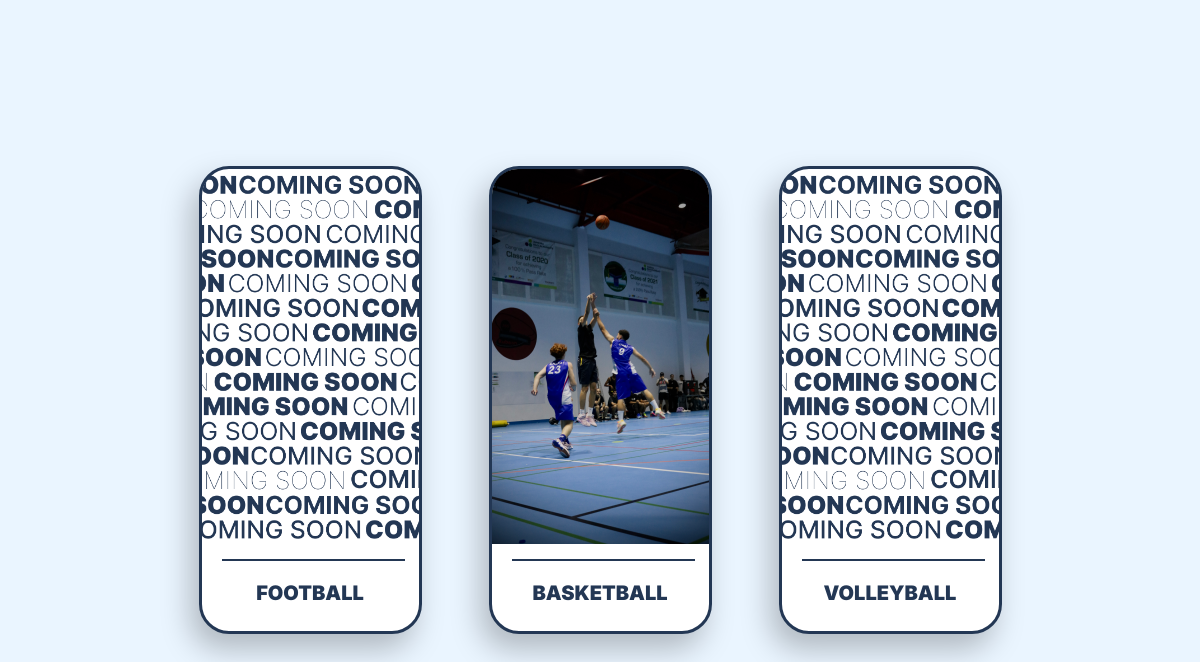
The page / on the database its author committed.
### base/models.py (models this page shows, shortened)
class LandingPage(models.Model):
    image = models.ImageField(
        upload_to='langing_pages_images/', blank=True, null=True)
    title = models.CharField(
        max_length=225)
    route_name = models.CharField(
        max_length=225, default='home', help_text="this route name given url.py. Leave default home if  no route yet given.E.g for basketball the route name is schedule")

### base/views.py (the view)
# urls.py: path('', views.home, name="home"),
def home(request):
    page_data = LandingPage.objects.all()
    return render(request, "base/LandingPage.html", {'title': 'Home', 'page_data': page_data})

### base/templates/base/LandingPage.html (shortened to what this page needs)
{% load static %}
<!DOCTYPE html>
<html lang="en">
    <head>
        <link rel="stylesheet" href="{% static 'CSS/Common.css' %}">
        <link rel="stylesheet" href="{% static 'CSS/LandingPage.css' %}">
    </head>
    <body>
        <div class="row">
            {% for data in page_data %}
            <div class="md-3">
                <div class="{% if data.route_name == 'home' %} title-container  {% else %} active-landing  {%endif%} cursor-pointer"
                    onclick="document.location='{% url data.route_name %}'">
                    <div class="cs">
                        <img src="{{data.image.url}}">
                    </div>
                    <div class="divider1"></div>
                    <p class="smalltext">{{data.title}}</p>
                </div>
            </div>
            {% endfor %}
        </div>
    </body>
</html>

### base/templates/base/favicon.html (shortened to what this page needs)
{% load static %}

### static/CSS/Common.css (style rules this page uses)
body, html { background: #EAF5FF; padding: 0; margin: 0; width: 100%; height: 100%; font-family: 'Inter'; }
body { display: flex; flex-direction: column; min-height: 100%; }
::placeholder { text-transform: capitalize; }
.cursor-pointer { cursor: pointer; }

### static/CSS/LandingPage.css (style rules this page uses)
body, html { background: #EAF5FF; padding: 0; margin: 0; width: 100%; height: 100%; }
.row { display: flex; justify-content: center; align-items: center; flex-wrap: wrap; min-height: 100vh; gap: 40px; }
.md-3 { display: flex; justify-content: center; align-items: center; flex: 0 0 250px; }
.active-landing { width: 223px; height: 468px; flex-shrink: 0; border-radius: 30px; border: 3px solid #233754; background: #FFF; box-shadow: -8px 15px 30px 0px rgba(0, 0, 0, 0.25); }
.divider1 { margin-top: 15px; margin-left: 20px; width: 183px; height: 2px; background: #233754; }
.smalltext { color: #233754; text-align: center; font-size: 20px; font-family: 'Inter', sans-serif; font-weight: 900; text-transform: uppercase; }
.cs { width: 100%; height: 335px; position: relative; }
.active-landing .cs { width: 100%; height: 375px; position: relative; }
.cs>img { width: 100%; height: 100%; object-fit: cover; position: absolute; top: 0; left: 0; right: 0; bottom: 0; border-radius: 26px 26px 0 0; }
.cursor-pointer { cursor: pointer; }

### rows shown on the page
LandingPage: image (picture), title "FOOTBALL"
LandingPage: image (picture), title "BASKETBALL"
LandingPage: image (picture), title "VOLLEYBALL"
